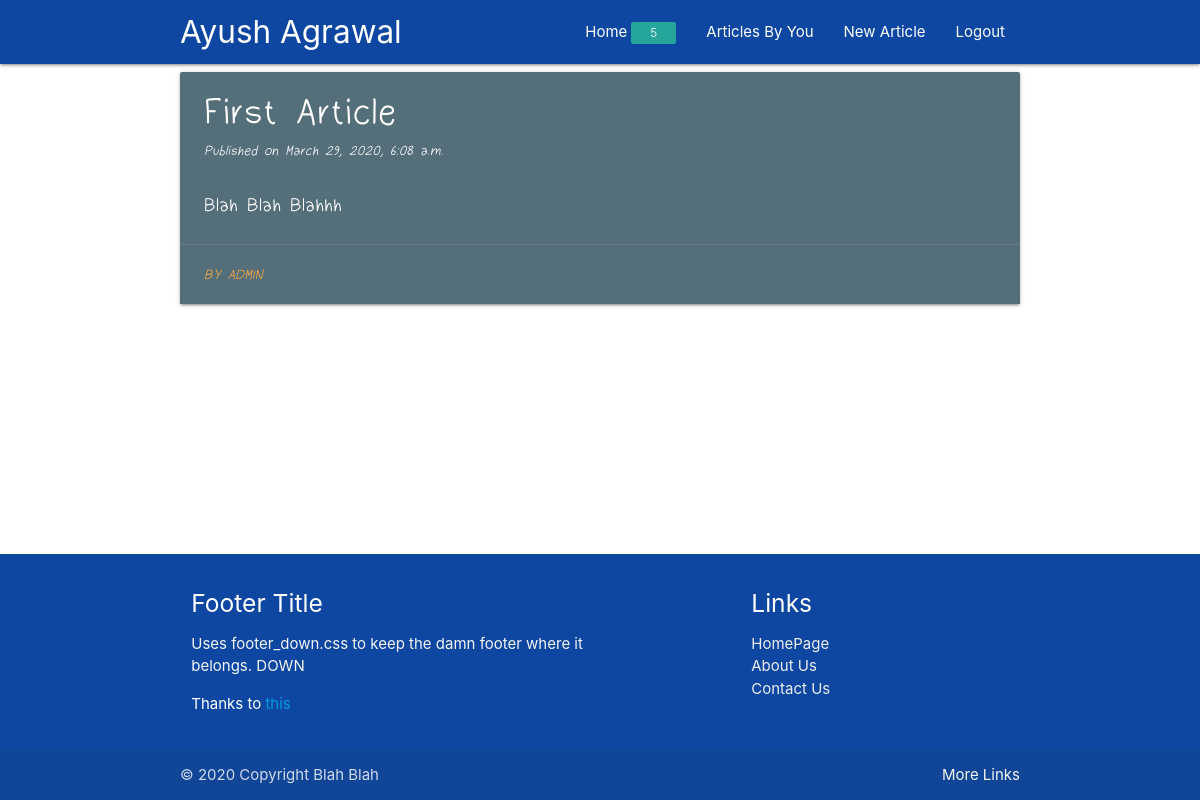
The page /1 (signed in) on the database its author committed.
### blog/models.py (models this page shows, shortened)
class Article(models.Model):
    article_title = models.CharField(max_length=200)
    article_content = models.TextField()
    pub_date = models.DateTimeField('date published', default=datetime.now)
    article_author = models.ForeignKey(User, default=None, on_delete=models.CASCADE)

### blog/views.py (the view)
# urls.py: path('<int:article_id>', views.article_page, name="article"),
def article_page(request, article_id):
    if not request.user.is_authenticated:
        messages.error(request, 'You need to be Logged in!')
        return redirect("blog:home")
    return render(request, 'blog/article.html',
                  context={"article": Article.objects.get(pk=article_id)})

### blog/templates/blog/article.html (shortened to what this page needs)
{% extends "blog/base.html" %}
{% load static %}
{% block content %}
<div class="FontMarket">
    <div class="col m6">
            <div class="card blue-grey darken-1 hoverable">
                <div class="card-content white-text">
                    <span class="card-title " style="font-size: 200%"><strong style="font-size: 110%">{{ article.article_title }}</strong></span>
                    <i style="font-size:80%">Published on {{ article.pub_date }}</i>
                    <br>
                    <br>
                    <p style="font-size: 110%">{{ article.article_content|safe}}</p>
                </div>
                <div class="card-action">
                    <i style="font-size:80%"><a href="">By {{ article.article_author }}</a></i>
                </div>
            </div>
    </div>
</div>
{% endblock content %}

### blog/templates/blog/base.html (shortened to what this page needs)
<!DOCTYPE html>
<html>
<head>
    {% load static %}
    <link rel="stylesheet" href="{% static "css/materialize.css" %}" media="screen,projection"/>
    <link rel="stylesheet" href="{% static "css/footer_down.css" %}">
</head>
<nav>
    <div class="nav-wrapper blue darken-4">
        <div class = "nav-wrapper container">
            <a href="#" class="brand-logo">
                {% if user.is_authenticated %}
                    {{ user.get_full_name }}
                {% else %}
                Blogs
                {% endif %}
            </a>
            <ul id="nav-mobile" class="right hide-on-med-and-down">
                {% if user.is_authenticated %}
                    <li><a href="">Home<span class="new badge " data-badge-caption="">5</span></a></li>
                    <li><a href="{% url 'blog:user' user.pk %}">Articles By You</a></li>
                    <li><a href="new">New Article</a></li>
                    <li><a href="/logout">Logout</a></li>
                {% else %}
                    <li><a href="/register">Register</a></li>
                    <li><a href="/login">Login</a></li>
                {% endif %}
            </ul>
        </div>
    </div>
</nav>
<body>
<div class="content" >
<main>
    <div class="container" >
        {% block content %}
        {% endblock %}
    </div>
</main>
</div>
<br>
<footer class="page-footer blue darken-4" >
    <div class="container">
        <div class="row">
            <div class="col l6 s12">
                <h5 class="white-text">Footer Title</h5>
                <p class="grey-text text-lighten-4">Uses footer_down.css to keep the damn footer where it belongs.
                DOWN</p>
                <p>Thanks to
                <a href="https://css-tricks.com/couple-takes-sticky-footer/">this</a>
                </p>
            </div>
            <div class="col l4 offset-l2 s12">
                <h5 class="white-text">Links</h5>
                <ul>
                    <li><a class="grey-text text-lighten-3" href="#!">HomePage</a></li>
                    <li><a class="grey-text text-lighten-3" href="#!">About Us</a></li>
                    <li><a class="grey-text text-lighten-3" href="#!">Contact Us</a></li>
                </ul>
            </div>
        </div>
    </div>
    <div class="footer-copyright">
        <div class="container">
            © 2020 Copyright Blah Blah
            <a class="grey-text text-lighten-4 right" href="#!">More Links</a>
        </div>
    </div>
</footer>
</body>
</html>

### blog/static/css/footer_down.css (style rules this page uses)
html, body { height: 100%; }
body { display: flex; flex-direction: column; }
.content { flex: 1 0 auto; }
div.FontMarket { font-family: 'CustomFont', Arial, sans-serif; font-weight:normal; font-style:normal; font-size: 120%; }

### rows shown on the page
Article: article_title "First Article", pub_date "March 29, 2020, 6:08 a.m.", article_content "Blah Blah Blahhh", article_author "ADMIN"

### other values the page prints
{{ user.get_full_name }} "Ayush Agrawal"
